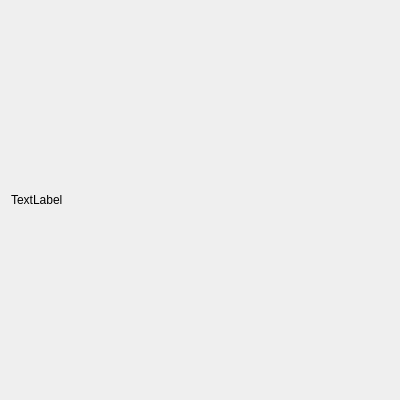
<?xml version="1.0" encoding="UTF-8"?>
<ui version="4.0">
 <class>ShowPhoto</class>
 <widget class="QWidget" name="ShowPhoto">
  <property name="geometry">
   <rect>
    <x>0</x>
    <y>0</y>
    <width>400</width>
    <height>400</height>
   </rect>
  </property>
  <property name="windowTitle">
   <string>Form</string>
  </property>
  <layout class="QGridLayout" name="gridLayout">
   <item row="0" column="0">
    <widget class="QLabel" name="label">
     <property name="text">
      <string>TextLabel</string>
     </property>
    </widget>
   </item>
  </layout>
 </widget>
 <resources/>
 <connections/>
</ui>
